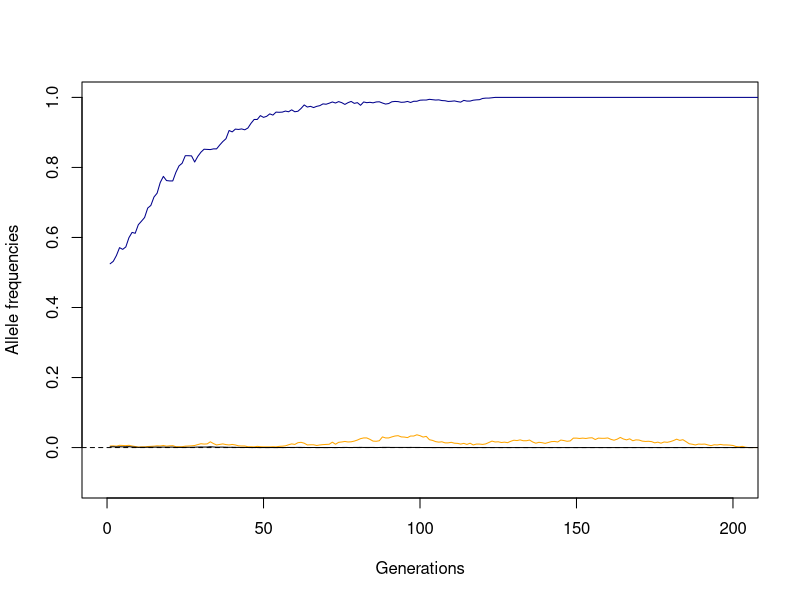
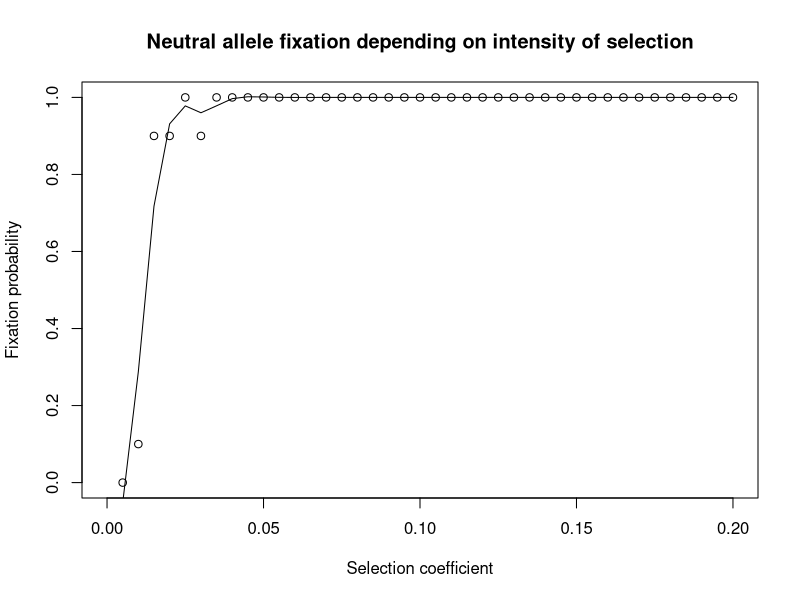
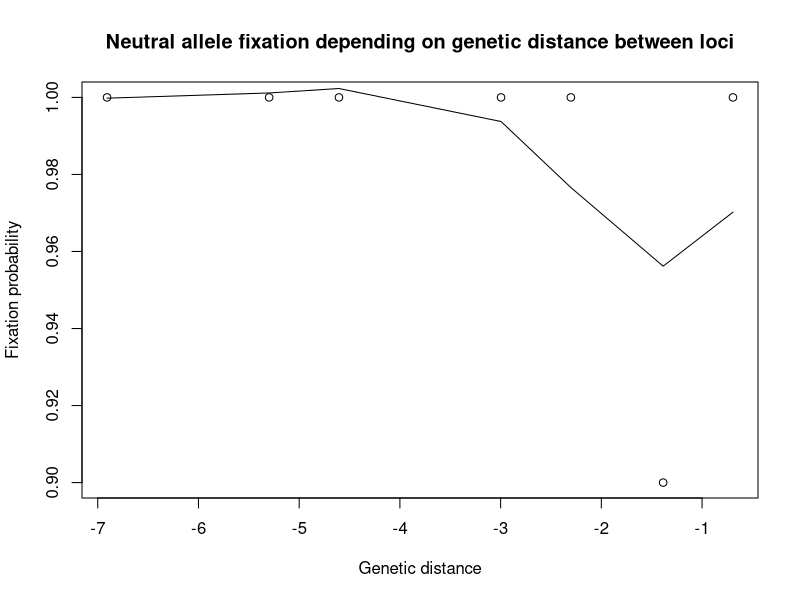

Source code (R) for these figures, in order:
# List of functions to simulate single locus bi-allelic population genetics model
# Sylvain Glémin 2023
# sylvain.glemin@univ-rennes.fr

library(ggplot2)

# Notation
# Gametes 1:A0B0 2:A0B1 3:A1B0 4:A1B1
# Genotypes noted G11 = A0A0;B0B0 etc...
# Vector of genotypes geno=c(G11,G12,G13,G14,G22,G23,G24,G33,G34,G44)

# G11 A0A0;B0B0   1
# G12 A0A0;B1B0   1 + hb*sb
# G13 A0A1;B0B0   1 + ha*sa   
# G14 A0A1;B0B1   1 + ha*sa + hb*sb + ehh
# G22 A0A0;B1B1   1 + sb
# G23 A0A1;B0B1   1 + ha*sa + hb*sb + ehh
# G24 A0A1;B1B1   1 + ha*sa + sb + ehb
# G33 A1A1;B0B0   1 + sa
# G34 A1A1;B0B1   1 + sa + hb*sb + eah
# G44 A1A1;B1B1   1 + sa + sb + eab



########################### #
# Life cycle functions ######
########################### #



##################### MUTATION  #########################################
#' @title mutation
#' @description Function that return the genotype frequencies after mutation
#' Multiple mutation are not allowed
#' @param geno: a vector of the three genotype frequencies
#' @param mu11: mutation rate from A0 to A1
#' @param mu12: mutation rate from A1 to A0
#' @param mu21: mutation rate from B0 to B1
#' @param mu22: mutation rate from B1 to B0
#' @return the genotype frequencies after mutation
mutation <- function(geno,mu11,mu12,mu21,mu22){
  # Before mutation
  G11 <- geno[1]
  G12 <- geno[2]
  G13 <- geno[3]
  G14 <- geno[4]
  G22 <- geno[5]
  G23 <- geno[6]
  G24 <- geno[7]
  G33 <- geno[8]
  G34 <- geno[9]
  G44 <- geno[10]
  # After mutation
  g11 <- G11*(1-2*mu11-2*mu21) + G12*mu22 + G13*mu12
  g12 <- G12*(1-2*mu11-mu21-mu22) + G11*2*mu21 + G14*mu12 + G22*2*mu22 + G23*mu12
  g13 <- G13*(1-mu11-mu12-2*mu21) + G11*2*mu11 + G14*mu22 + G23*mu22 + G33*2*mu12
  g14 <- G14*(1-mu11-mu12-mu21-mu22) + G12*mu11 + G13*mu21 + G24*mu22 + G34*mu12
  g22 <- G22*(1-2*mu11-2*mu22) + G12*mu21 + G24*mu12
  g23 <- G23*(1-mu11-mu12-mu21-mu22) + G12*mu11 + G13*mu21 + G24*mu22 + G34*mu12
  g24 <- G24*(1-mu11-mu12-2*mu22)  + G14*mu21 + G22*2*mu11 + G23*mu21 + G44*2*mu12
  g33 <- G33*(1-2*mu12-2*mu21) + G13*mu11 + G34*mu22
  g34 <- G34*(1-2*mu12-mu21-mu22) + G14*mu11 + G23*mu11 + G33*2*mu21 + G44*2*mu22
  g44 <- G44*(1-2*mu12-2*mu22) + G24*mu11 + G34*mu21
  newgeno <- c(g11,g12,g13,g14,g22,g23,g24,g33,g34,g44)
  return(newgeno)
}


###################### REPRODUCTION  #######################################
#' @title reproduction
#' @description Function that return the genotype frequencies after reproduction where selfing is allowed
#' @param geno: vector of genotype frequencies
#' @param self: selfing rate
#' @param rec: recombination rate
#' @return the genotype frequencies after reproduction

# Equation from Hedrick 1980 (Genetics 94: 791-808)
reproduction <- function(geno,self,rec) {  
  #Before reproduction
  G11 <- geno[1]
  G12 <- geno[2]
  G13 <- geno[3]
  G14 <- geno[4]
  G22 <- geno[5]
  G23 <- geno[6]
  G24 <- geno[7]
  G33 <- geno[8]
  G34 <- geno[9]
  G44 <- geno[10]
  X1 <- G11 + (G12+G13+G14)/2 - rec*(G14-G23)/2
  X2 <- G22 + (G12+G23+G24)/2 + rec*(G14-G23)/2
  X3 <- G33 + (G13+G23+G34)/2 + rec*(G14-G23)/2
  X4 <- G44 + (G14+G24+G34)/2 - rec*(G14-G23)/2
  # After reproduction
  g11 <- self*(G11+(G12+G13+G23*rec^2+G14*(1-rec)^2)/4) + (1-self)*X1^2
  g22 <- self*(G22+(G12+G24+G14*rec^2+G23*(1-rec)^2)/4) + (1-self)*X2^2
  g33 <- self*(G33+(G13+G34+G14*rec^2+G23*(1-rec)^2)/4) + (1-self)*X3^2
  g44 <- self*(G44+(G24+G34+G23*rec^2+G14*(1-rec)^2)/4) + (1-self)*X4^2
  g12 <- self*(G12+rec*(1-rec)*(G14+G23))/2 + (1-self)*2*X1*X2
  g13 <- self*(G13+rec*(1-rec)*(G14+G23))/2 + (1-self)*2*X1*X3
  g24 <- self*(G24+rec*(1-rec)*(G14+G23))/2 + (1-self)*2*X2*X4
  g34 <- self*(G34+rec*(1-rec)*(G14+G23))/2 + (1-self)*2*X3*X4
  g14 <- self*(G14*(1-rec)^2+G23*rec^2)/2 + (1-self)*2*X1*X4
  g23 <- self*(G23*(1-rec)^2+G14*rec^2)/2 + (1-self)*2*X2*X3
  newgeno <- c(g11,g12,g13,g14,g22,g23,g24,g33,g34,g44)
  return(newgeno)
}



##################### SELECTION   #########################################
#' @title selection
#' @description Function that return the genotype frequencies after selection
#' @param geno: vector of the three genotype frequencies
#' @param fit: vector of fitness
#' @return the genotype frequencies after selection

selection <- function(geno,fit) {
  geno.sel <- geno * fit
  return(geno.sel/sum(geno.sel))
}

# Function to set fitness matrix from selecion,dominance and epistasis coefficients#
# The fitness matrix can also be set manually #
fitness <- function(ha,sa,hb,sb,ehh,eah,ehb,eab){
  c(1,
    1 + hb*sb,
    1 + ha*sa,   
    1 + ha*sa + hb*sb + ehh,
    1 + sb,
    1 + ha*sa + hb*sb + ehh,
    1 + ha*sa + sb + ehb,
    1 + sa,
    1 + sa + hb*sb + eah,
    1 + sa + sb + eab  
  )
}



##################### DRIFT   #########################################
#' @title drift
#' @description Function that return the genotype frequencies after drift
#' We assume that Ne = N.
#' @param geno: vector of the three genotype frequencies
#' @param Npop: poopulation size
#' @return the genotype frequencies after drift
drift <- function(geno,Npop){
  newgeno <- rmultinom(n=1,size=Npop,prob = geno)/Npop
  return(newgeno)
}




############################### #
# Examples of simulations ######
############################# #


######################## ONE GENERATION ##################
#' @title generation
#' @description Function that return the genotype frequencies after one generation
#' @param geno: vector of the three genotype frequencies
#' @param mu11: mutation rate from A0 to A1
#' @param mu12: mutation rate from A1 to A0
#' @param mu21: mutation rate from B0 to B1
#' @param mu22: mutation rate from B1 to B0
#' @param self: selfing rate
#' @param rec: recombination rate
#' @param fit: vector of fitness
#' @param Npop: population size
#' @return the genotype frequencies after one generation
generation <- function(geno,Npop,self,rec,mu11,mu12,mu21,mu22,fit){
  g.mut <- mutation(geno,mu11,mu12,mu21,mu22)
  g.repro <- reproduction(g.mut,self,rec)
  g.sel <- selection(g.repro,fit)
  newgeno <- drift(g.sel,Npop)
  return(newgeno)
}



######################## ONE SIMULATION ##################
# Exemple 1: simulation of one population through time

#' @title simulation
#' @description Function that return vectors of allelic and genotypic frequencies thought time
#' @param geno: vector of the three genotype frequencies
#' @param mu11: mutation rate from A0 to A1
#' @param mu12: mutation rate from A1 to A0
#' @param mu21: mutation rate from B0 to B1
#' @param mu22: mutation rate from B1 to B0
#' @param self: selfing rate
#' @param rec: recombination rate
#' @param fit: vector of fitness
#' @param Npop: population size
#' @param Tmax: the total number of generations to simulate
#' @return list of: frequencies of allele a th
simulation <- function(geno0,Npop,self,rec,mu11,mu12,mu21,mu22,fit,Tmax){
  geno <- geno0
  tab.a <- c()
  tab.b <- c()
  tab.LD <- c()
  for(t in 1:Tmax){
    newgeno <- generation(geno,Npop,self,rec,mu11,mu12,mu21,mu22,fit)
    # Genotype frequencies
    G11 <- newgeno[1]
    G12 <- newgeno[2]
    G13 <- newgeno[3]
    G14 <- newgeno[4]
    G22 <- newgeno[5]
    G23 <- newgeno[6]
    G24 <- newgeno[7]
    G33 <- newgeno[8]
    G34 <- newgeno[9]
    G44 <- newgeno[10]
    # Haplotype frequencies
    X1 <- G11 + (G12+G13+G14)/2 - rec*(G14-G23)/2
    X2 <- G22 + (G12+G23+G24)/2 + rec*(G14-G23)/2
    X3 <- G33 + (G13+G23+G34)/2 + rec*(G14-G23)/2
    X4 <- G44 + (G14+G24+G34)/2 - rec*(G14-G23)/2
    # Allele frequencies
    fa <- X3 + X4
    fb <- X2 + X4
    LD <- X1*X4 - X2*X3
    tab.a <- c(tab.a,fa)
    tab.b <- c(tab.b,fb)
    tab.LD <- c(tab.LD,LD)
    geno <- newgeno
  }
  return(list("a"=tab.a,"b"=tab.b,"LD"=tab.LD))
}


# Vector of genotypes geno=c(G11,G12,G13,G14,G22,G23,G24,G33,G34,G44)

# G11 A0A0;B0B0   1
# G12 A0A0;B1B0   1 + hb*sb
# G13 A0A1;B0B0   1 + ha*sa   
# G14 A0A1;B0B1   1 + ha*sa + hb*sb + ehh
# G22 A0A0;B1B1   1 + sb
# G23 A0A1;B0B1   1 + ha*sa + hb*sb + ehh
# G24 A0A1;B1B1   1 + ha*sa + sb + ehb
# G33 A1A1;B0B0   1 + sa
# G34 A1A1;B0B1   1 + sa + hb*sb + eah
# G44 A1A1;B1B1   1 + sa + sb + eab

# Example
# set.seed(123)

Npop = 1000   # population size
nb = 40      # number of s values considered
rec = 0.01   # recombination rate

# 1 example of temporal evolution of neutral allele frequency

fit.matrix <- fitness(0.5,0.1,0.5,0,0,0,0,0) # Two loci with additive selection
sim <- simulation(geno0 = c(0.25*0.995,0,0.5*0.995,0.5*0.005,0,0,0,0.25*0.995,0.25*0.005,0),Npop = Npop,self = 0,rec=rec,mu11 = 0,mu12 = 0,mu21 = 0,mu22=0,fit = fit.matrix,Tmax = 400)
plot(NULL,xlim = c(0,200),ylim=c(-0.1,1), xlab = "Generations", ylab = "Allele frequencies")
lines(sim$a,col="darkblue")
lines(sim$b,col="orange")
lines(sim$LD,col="black")
abline(0,0,lty=2)

# Fixation probability graph for different values of s

freq <- function(nb,rec) {
  s = c(1:nb)/(5*nb)
  final = numeric(length(s))
  for (i in (1:length(s))) {
    results =logical(10)
    for (repetition in (1:10)) {
      fit.matrix <- fitness(0.5,s[i],0.5,0,0,0,0,0) # Two loci with additive selection
      sim <- simulation(geno0 = c(0.25*0.995,0,0.5*0.995,1*0.005,0,0,0,0.25*0.995,0,0),Npop = Npop,self = 0,rec=rec,mu11 = 0,mu12 = 0,mu21 = 0,mu22=0,fit = fit.matrix,Tmax = 400)
      results[repetition] <- (sim$a[400] >= 0.95)
    }
    final[i] <- mean(results)
  }
  return(final)
}

# rapport = s/rec
s = c(1:nb)/(5*nb)
final = freq(nb = nb,rec = rec)
smoothingSpline = smooth.spline(x = s, y = final, spar=0.35)
plot(s,final,  xlab="Selection coefficient", ylab="Fixation probability",xlim = c(0,0.2))
lines(smoothingSpline)
title(main="Neutral allele fixation depending on intensity of selection")


## Varying genetic distance between 2 loci with the recombination rate

# Haldane mapping function (to convert genetic distance in recombination rates)
dist = c(0.001, 0.005, 0.01, 0.05, 0.1, 0.25, 0.5)
rec2 = 1/2*(1-exp(-2*dist))

freq2 <- function(s,rec) {
  final = numeric(length(rec))
  for (i in (1:length(rec))) {
    results =logical(10)
    for (repetition in (1:10)) {
      fit.matrix <- fitness(0.5,s,0.5,0,0,0,0,0) # Two loci with additive selection
      sim <- simulation(geno0 = c(0.25*0.995,0,0.5*0.995,1*0.005,0,0,0,0.25*0.995,0,0),Npop = Npop,self = 0,rec=rec[i],mu11 = 0,mu12 = 0,mu21 = 0,mu22=0,fit = fit.matrix,Tmax = 400)
      results[repetition] <- (sim$a[400] >= 0.95)
    }
    final[i] <- mean(results)
  }
  return(final)
}

s = 0.04
final = freq2(s = s,rec = rec2)
log_dist = log(dist)
smoothingSpline = smooth.spline(x = log_dist, y = final, spar=0.35)
plot(log_dist,final, xlab="Genetic distance", ylab="Fixation probability")
lines(smoothingSpline)
title(main="Neutral allele fixation depending on genetic distance between loci")

# Analyse bof bof, pour le recombination rate il vaut mieux regarder le temps de fixation en fonction de la distance génétique



